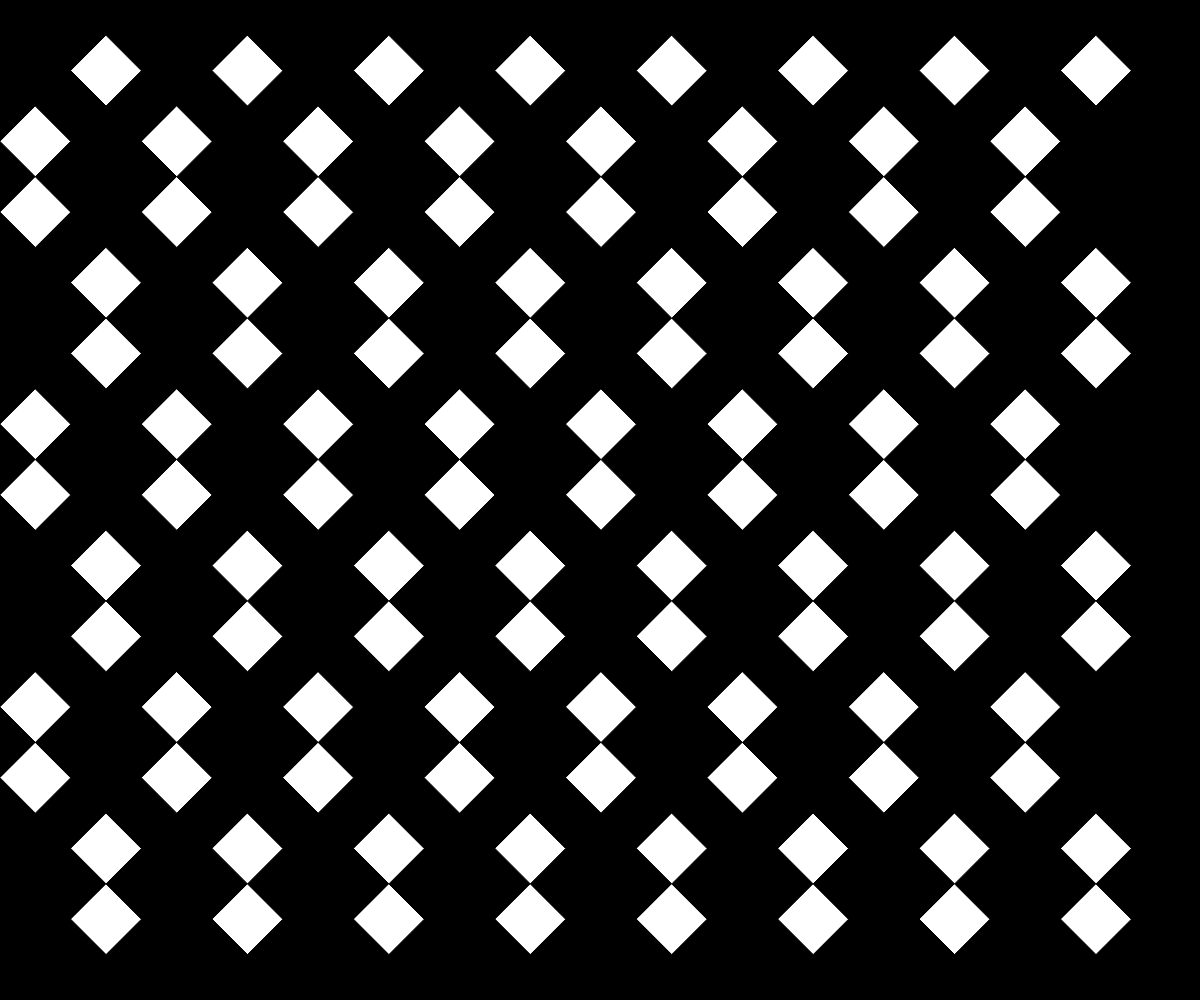
Frame 1 (no input)
Frame 2 (the mouse pressed at the canvas centre, redrawn once): identical to frame 1, image omitted

The p5.js sketch that drew this single still picture (run headless with seeded random() and noise() and a simulated clock; the mouse was pressed at the canvas centre and the sketch redrawn once):

// p5.js sketch
// ── sketch.js
/*
    title: Vermeer
    author: LenaMK
    date: 2023-01-29
    description: 
    inpiration: les planchers pas tout à fait en damier de Vermeer

*/

var side = 50; //size of square
var diag = Math.sqrt(side*side*2)

var margin = diag/2 




function setup() { 
    
    createCanvas(windowWidth, windowHeight); 
    noLoop();
} 
   

function draw() { 
     
    background(0o0); //white on black, could be the other way around but there is more black so should be easier

    fill(255);

    //quad(x1, y1, x2, y2, x3, y3, x4, y4)
    
    let line = false; 
    //let column = false;
    let alternate = true;

    for (let y = margin; y < (windowHeight-diag); y += diag){
        //line
        for ( let x = margin; x < (windowWidth-diag); x += diag){ 
            //column
            if(line){
                quad(x, y, x+diag/2, y+diag/2, x, y+diag, x-diag/2, y+diag/2)
                line = false;
            }
            else {
                line = true
            }   
        }

        if (alternate){
            line = !line
            alternate = false
        }
        else{
            alternate = true
        }
         //reset at each line
    }

    
} 


function windowResized() {
    resizeCanvas(windowWidth, windowHeight);
}
